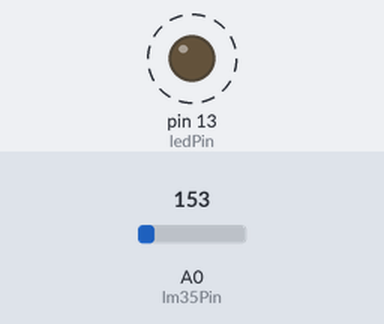
Bench run of a sketch on a simulated Arduino Uno, built with avr-gcc and run on an emulated ATmega328P. Parts: output pins drawn as LEDs (lit = HIGH). Dashed ring = blinking. The test bench sets the inputs (shaded band); at power-on: A0 (lm35Pin) = 153.

Above: at 0.87 s.
1.3 s: A0 (lm35Pin) set to 165
At 1.9 s:
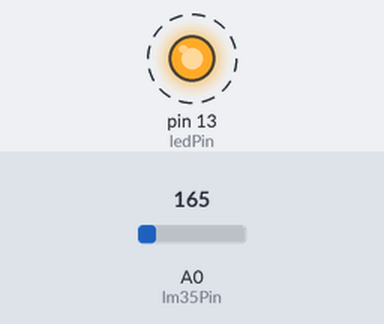
4.3 s: A0 (lm35Pin) set to 133
At 4.62 s:
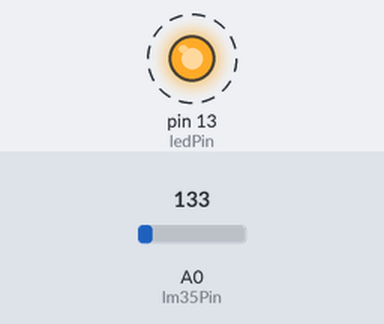
Timing chart, 0 to 13.3 s (numbered marks = the images above; inputs shaded):
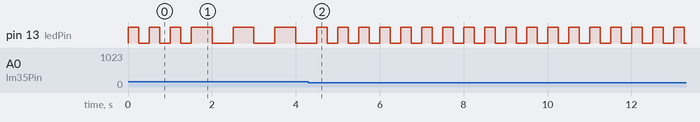

Measured:
- after the input at 1.3 s, pin 13 (ledPin): alternates HIGH for 0.50 s and LOW for 0.50 s, starting after 0.70 s
- after the input at 4.3 s, pin 13 (ledPin): alternates HIGH for 0.25 s and LOW for 0.25 s, starting after 0.45 s
- by itself, pin 13 (ledPin): alternates HIGH for 0.25 s and LOW for 0.25 s

The sketch:

assignment.ino
```cpp
#include <TimerOne.h>
#include <stdint.h>

const uint8_t lm35Pin = A0;       // LM35 sensor connected to analog pin A0
const uint8_t ledPin = 13;        // Onboard LED connected to digital pin 13
const uint8_t tempThreshold = 30; // Temperature threshold in degrees Celsius

const uint32_t intervalLowTemp = 250;  // Blink interval for low temperature
const uint32_t intervalHighTemp = 500; // Blink interval for high temperature

void setup()
{
    pinMode(lm35Pin, INPUT); // Take lm35Pin as input mode  for reading data
    pinMode(ledPin, OUTPUT); // Take ledPin as ouput mode

    // Set up the TimerOne library
    Timer1.initialize(1000);          // Set timer interval to 1000 microseconds (1ms)
    Timer1.attachInterrupt(timerISR); // Timer interrupt
}

void loop()
{
    // This loop is intentionally left empty.
}

// Timer1 ISR(interrupt service routine)
void timerISR()
{
    uint32_t temperature = readTemperature();

    if (temperature < tempThreshold)
    {
        blinkLED(intervalLowTemp);
    }
    else
    {
        blinkLED(intervalHighTemp);
    }
}

// These function read temperature value
uint32_t readTemperature()
{
    uint32_t sensorValue = analogRead(lm35Pin); // Read the analog value from LM35 sensor

    // Convert analog value to temperature in degrees Celsius
    float voltage = (sensorValue / 1023.0) * 5.0;
    uint32_t temperature = (voltage - 0.5) * 100.0;
    return temperature;
}

// These function use for blinking led
void blinkLED(long interval)
{
    // Toggle the LED state
    if (digitalRead(ledPin) == HIGH)
    {
        digitalWrite(ledPin, LOW);
    }

    else
    {
        digitalWrite(ledPin, HIGH);
    }

    // Set the timer interval for the next LED state change
    Timer1.setPeriod(interval * 1000); // Convert milliseconds to microseconds because it takes input in microseconds
}
```
